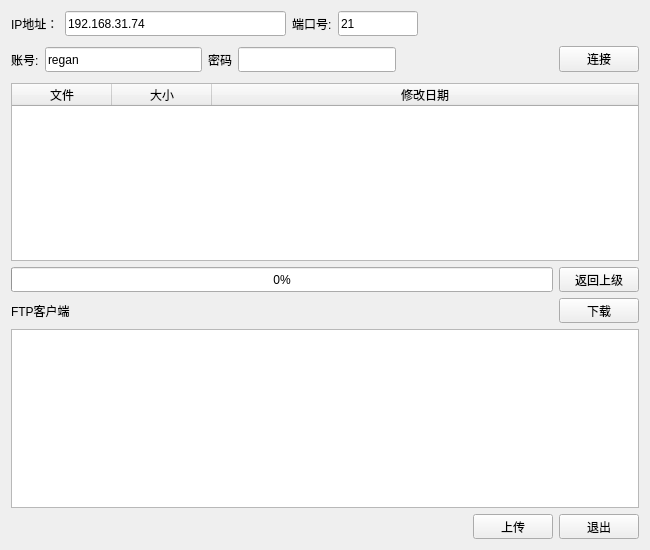
<?xml version="1.0" encoding="UTF-8"?>
<ui version="4.0">
 <class>Ftpclient</class>
 <widget class="QWidget" name="Ftpclient">
  <property name="geometry">
   <rect>
    <x>0</x>
    <y>0</y>
    <width>650</width>
    <height>550</height>
   </rect>
  </property>
  <property name="windowTitle">
   <string>Form</string>
  </property>
  <layout class="QVBoxLayout" name="verticalLayout_2">
   <item>
    <widget class="QWidget" name="widget_4" native="true">
     <layout class="QHBoxLayout" name="horizontalLayout_4">
      <property name="leftMargin">
       <number>0</number>
      </property>
      <property name="topMargin">
       <number>0</number>
      </property>
      <property name="rightMargin">
       <number>0</number>
      </property>
      <property name="bottomMargin">
       <number>0</number>
      </property>
      <item>
       <widget class="QLabel" name="label_2">
        <property name="minimumSize">
         <size>
          <width>0</width>
          <height>25</height>
         </size>
        </property>
        <property name="text">
         <string>IP地址：</string>
        </property>
       </widget>
      </item>
      <item>
       <widget class="QLineEdit" name="line_ftpServer">
        <property name="minimumSize">
         <size>
          <width>200</width>
          <height>25</height>
         </size>
        </property>
        <property name="text">
         <string>192.168.31.74</string>
        </property>
       </widget>
      </item>
      <item>
       <widget class="QLabel" name="label_3">
        <property name="minimumSize">
         <size>
          <width>0</width>
          <height>25</height>
         </size>
        </property>
        <property name="text">
         <string>端口号:</string>
        </property>
       </widget>
      </item>
      <item>
       <widget class="QLineEdit" name="line_port">
        <property name="minimumSize">
         <size>
          <width>80</width>
          <height>25</height>
         </size>
        </property>
        <property name="maximumSize">
         <size>
          <width>60</width>
          <height>16777215</height>
         </size>
        </property>
        <property name="text">
         <string>21</string>
        </property>
       </widget>
      </item>
      <item>
       <spacer name="horizontalSpacer_3">
        <property name="orientation">
         <enum>Qt::Horizontal</enum>
        </property>
        <property name="sizeHint" stdset="0">
         <size>
          <width>40</width>
          <height>20</height>
         </size>
        </property>
       </spacer>
      </item>
     </layout>
    </widget>
   </item>
   <item>
    <widget class="QWidget" name="widget" native="true">
     <layout class="QVBoxLayout" name="verticalLayout">
      <property name="leftMargin">
       <number>0</number>
      </property>
      <property name="topMargin">
       <number>0</number>
      </property>
      <property name="rightMargin">
       <number>0</number>
      </property>
      <property name="bottomMargin">
       <number>0</number>
      </property>
      <item>
       <widget class="QWidget" name="widget_2" native="true">
        <property name="minimumSize">
         <size>
          <width>0</width>
          <height>35</height>
         </size>
        </property>
        <layout class="QHBoxLayout" name="horizontalLayout_7">
         <property name="leftMargin">
          <number>0</number>
         </property>
         <property name="topMargin">
          <number>0</number>
         </property>
         <property name="rightMargin">
          <number>0</number>
         </property>
         <property name="bottomMargin">
          <number>0</number>
         </property>
         <item>
          <widget class="QLabel" name="label_4">
           <property name="minimumSize">
            <size>
             <width>0</width>
             <height>25</height>
            </size>
           </property>
           <property name="text">
            <string>账号:</string>
           </property>
          </widget>
         </item>
         <item>
          <widget class="QLineEdit" name="line_user">
           <property name="minimumSize">
            <size>
             <width>100</width>
             <height>25</height>
            </size>
           </property>
           <property name="text">
            <string>regan</string>
           </property>
          </widget>
         </item>
         <item>
          <widget class="QLabel" name="label_5">
           <property name="minimumSize">
            <size>
             <width>0</width>
             <height>25</height>
            </size>
           </property>
           <property name="text">
            <string>密码</string>
           </property>
          </widget>
         </item>
         <item>
          <widget class="QLineEdit" name="line_passwd">
           <property name="minimumSize">
            <size>
             <width>100</width>
             <height>25</height>
            </size>
           </property>
           <property name="text">
            <string/>
           </property>
           <property name="echoMode">
            <enum>QLineEdit::PasswordEchoOnEdit</enum>
           </property>
          </widget>
         </item>
         <item>
          <spacer name="horizontalSpacer_4">
           <property name="orientation">
            <enum>Qt::Horizontal</enum>
           </property>
           <property name="sizeHint" stdset="0">
            <size>
             <width>40</width>
             <height>20</height>
            </size>
           </property>
          </spacer>
         </item>
         <item>
          <widget class="QPushButton" name="btn_connect">
           <property name="minimumSize">
            <size>
             <width>0</width>
             <height>25</height>
            </size>
           </property>
           <property name="text">
            <string>连接</string>
           </property>
          </widget>
         </item>
        </layout>
       </widget>
      </item>
      <item>
       <widget class="QTreeWidget" name="tree_fileList">
        <property name="selectionMode">
         <enum>QAbstractItemView::ExtendedSelection</enum>
        </property>
        <column>
         <property name="text">
          <string>文件</string>
         </property>
         <property name="textAlignment">
          <set>AlignCenter</set>
         </property>
        </column>
        <column>
         <property name="text">
          <string>大小</string>
         </property>
         <property name="textAlignment">
          <set>AlignCenter</set>
         </property>
        </column>
        <column>
         <property name="text">
          <string>修改日期</string>
         </property>
         <property name="textAlignment">
          <set>AlignCenter</set>
         </property>
        </column>
       </widget>
      </item>
      <item>
       <widget class="QWidget" name="widget_6" native="true">
        <layout class="QHBoxLayout" name="horizontalLayout">
         <property name="leftMargin">
          <number>0</number>
         </property>
         <property name="topMargin">
          <number>0</number>
         </property>
         <property name="rightMargin">
          <number>0</number>
         </property>
         <property name="bottomMargin">
          <number>0</number>
         </property>
         <item>
          <widget class="QProgressBar" name="progressBar">
           <property name="minimumSize">
            <size>
             <width>0</width>
             <height>25</height>
            </size>
           </property>
           <property name="value">
            <number>0</number>
           </property>
          </widget>
         </item>
         <item>
          <widget class="QPushButton" name="btn_cdTo">
           <property name="minimumSize">
            <size>
             <width>0</width>
             <height>25</height>
            </size>
           </property>
           <property name="text">
            <string>返回上级</string>
           </property>
          </widget>
         </item>
        </layout>
       </widget>
      </item>
      <item>
       <widget class="QWidget" name="widget_7" native="true">
        <layout class="QHBoxLayout" name="horizontalLayout_2">
         <property name="leftMargin">
          <number>0</number>
         </property>
         <property name="topMargin">
          <number>0</number>
         </property>
         <property name="rightMargin">
          <number>0</number>
         </property>
         <property name="bottomMargin">
          <number>0</number>
         </property>
         <item>
          <widget class="QLabel" name="label">
           <property name="minimumSize">
            <size>
             <width>0</width>
             <height>25</height>
            </size>
           </property>
           <property name="text">
            <string>FTP客户端</string>
           </property>
          </widget>
         </item>
         <item>
          <spacer name="horizontalSpacer">
           <property name="orientation">
            <enum>Qt::Horizontal</enum>
           </property>
           <property name="sizeHint" stdset="0">
            <size>
             <width>40</width>
             <height>20</height>
            </size>
           </property>
          </spacer>
         </item>
         <item>
          <widget class="QPushButton" name="btn_downLoad">
           <property name="minimumSize">
            <size>
             <width>0</width>
             <height>25</height>
            </size>
           </property>
           <property name="text">
            <string>下载</string>
           </property>
          </widget>
         </item>
        </layout>
       </widget>
      </item>
      <item>
       <widget class="QTreeView" name="tree_local">
        <property name="selectionMode">
         <enum>QAbstractItemView::ExtendedSelection</enum>
        </property>
       </widget>
      </item>
      <item>
       <widget class="QWidget" name="widget_8" native="true">
        <layout class="QHBoxLayout" name="horizontalLayout_3">
         <property name="leftMargin">
          <number>0</number>
         </property>
         <property name="topMargin">
          <number>0</number>
         </property>
         <property name="rightMargin">
          <number>0</number>
         </property>
         <property name="bottomMargin">
          <number>0</number>
         </property>
         <item>
          <spacer name="horizontalSpacer_2">
           <property name="orientation">
            <enum>Qt::Horizontal</enum>
           </property>
           <property name="sizeHint" stdset="0">
            <size>
             <width>40</width>
             <height>20</height>
            </size>
           </property>
          </spacer>
         </item>
         <item>
          <widget class="QPushButton" name="btn_upLoad">
           <property name="minimumSize">
            <size>
             <width>0</width>
             <height>25</height>
            </size>
           </property>
           <property name="text">
            <string>上传</string>
           </property>
          </widget>
         </item>
         <item>
          <widget class="QPushButton" name="btn_exit">
           <property name="minimumSize">
            <size>
             <width>0</width>
             <height>25</height>
            </size>
           </property>
           <property name="text">
            <string>退出</string>
           </property>
          </widget>
         </item>
        </layout>
       </widget>
      </item>
     </layout>
    </widget>
   </item>
  </layout>
 </widget>
 <resources/>
 <connections/>
</ui>
